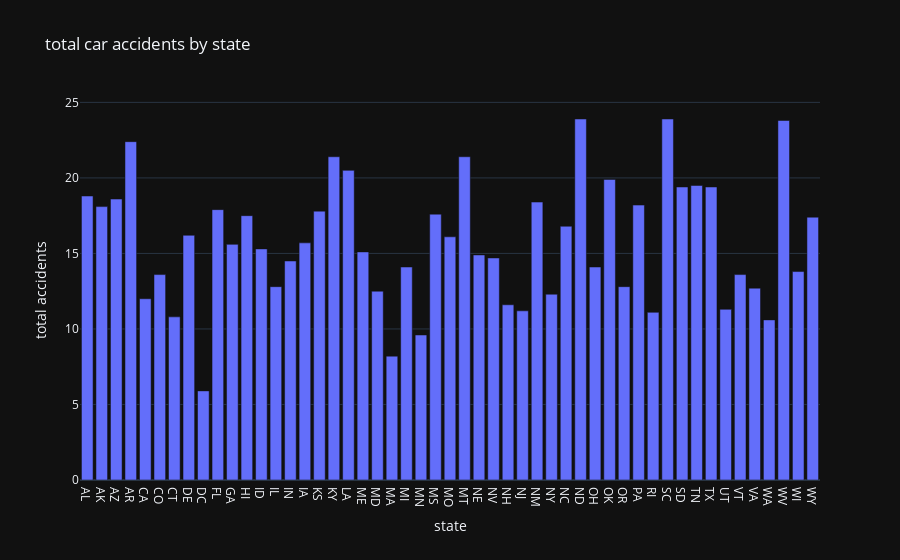

Notebook source saved alongside this figure:
### Code cell
px.bar(df, x='abbrev',y='total', title='total car accidents by state',
       labels={'abbrev':'state','total':'total accidents'}, template='plotly_dark')

### Figure 1 — Plotly figure (JSON) as saved in the notebook; plotly's stock layout.template omitted (floating-point values rounded to 4 significant figures)
{"data": [{"hovertemplate": "state=%{x}<br>total accidents=%{y}<extra></extra>", "legendgroup": "", "marker": {"color": "#636efa", "pattern": {"shape": ""}}, "name": "", "orientation": "v", "showlegend": false, "textposition": "auto", "type": "bar", "x": ["AL", "AK", "AZ", "AR", "CA", "CO", "CT", "DE", "DC", "FL", "GA", "HI", "ID", "IL", "IN", "IA", "KS", "KY", "LA", "ME", "MD", "MA", "MI", "MN", "MS", "MO", "MT", "NE", "NV", "NH", "NJ", "NM", "NY", "NC", "ND", "OH", "OK", "OR", "PA", "RI", "SC", "SD", "TN", "TX", "UT", "VT", "VA", "WA", "WV", "WI", "WY"], "xaxis": "x", "y": [18.8, 18.1, 18.6, 22.4, 12.0, 13.6, 10.8, 16.2, 5.9, 17.9, 15.6, 17.5, 15.3, 12.8, 14.5, 15.7, 17.8, 21.4, 20.5, 15.1, 12.5, 8.2, 14.1, 9.6, 17.6, 16.1, 21.4, 14.9, 14.7, 11.6, 11.2, 18.4, 12.3, 16.8, 23.9, 14.1, 19.9, 12.8, 18.2, 11.1, 23.9, 19.4, 19.5, 19.4, 11.3, 13.6, 12.7, 10.6, 23.8, 13.8, 17.4], "yaxis": "y"}], "layout": {"barmode": "relative", "legend": {"tracegroupgap": 0}, "title": {"text": "total car accidents by state"}, "xaxis": {"anchor": "y", "domain": [0, 1], "title": {"text": "state"}}, "yaxis": {"anchor": "x", "domain": [0, 1], "title": {"text": "total accidents"}}}}
